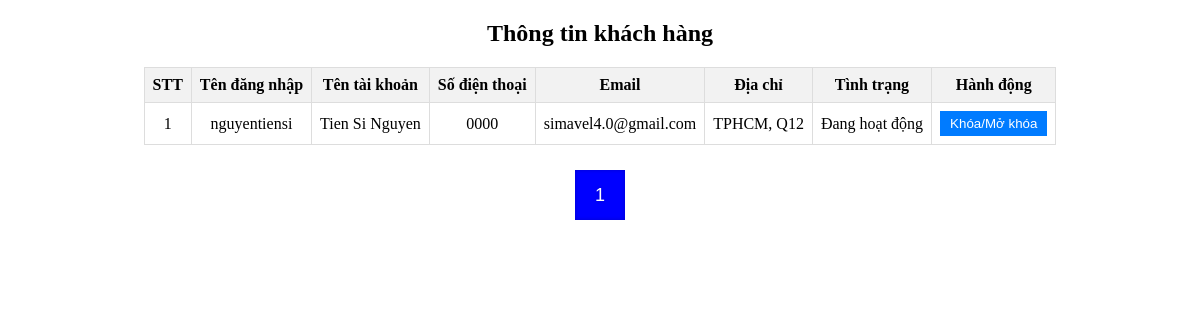
Screenshot of /admin/account.php with the database file from the repository.
### tables this page shows
CREATE TABLE `user` (
  `id` int(11) NOT NULL,
  `username` varchar(50) NOT NULL,
  `password` varchar(50) NOT NULL,
  `role` enum('customer','admin') NOT NULL,
  `name` varchar(255) DEFAULT NULL,
  `phone` varchar(10) DEFAULT NULL,
  `email` varchar(255) DEFAULT NULL,
  `address` varchar(255) DEFAULT NULL,
  `is_locked` tinyint(1) NOT NULL
);

### admin/account.php (the view, shortened to what this page needs)
<?php
$sql = "SELECT * FROM user WHERE role = 'customer'";
$result = mysqli_query($conn, $sql);
$accounts = [];
while ($row = mysqli_fetch_assoc($result)) {
    $accounts[] = $row;
}
$page_number = isset($_GET['index']) ? $_GET['index'] : 1;
$result_per_page = 6;
$start_from = ($page_number - 1) * $result_per_page;
$number_of_result = count($accounts);
$total_pages = ceil($number_of_result / $result_per_page);
$accounts = array_slice($accounts, $start_from, $result_per_page);
?>
<h2 style="margin: 20px; text-align: center">Thông tin khách hàng</h2>
<table>
    <thead>
        <tr>
            <th>STT</th>
            <th>Tên đăng nhập</th>
            <th>Tên tài khoản</th>
            <th>Số điện thoại</th>
            <th>Email</th>
            <th>Địa chỉ</th>
            <th>Tình trạng</th>
            <th>Hành động</th>
        </tr>
    </thead>
    <tbody>
        <?php foreach ($accounts as $index => $account) { ?>
            <tr>
                <td><?= $index + 1 ?></td>
                <td><?= $account['username'] ?></td>
                <td><?= $account['name'] ?></td>
                <td><?= $account['phone'] ?></td>
                <td><?= $account['email'] ?></td>
                <td><?= $account['address'] ?></td>
                <td><?= !($account['is_locked']) ? "Đang hoạt động" : "Đang khóa" ?></td>
                <td>
                    <a href="processAccount.php?id=<?= $account['id'] ?>"><button>Khóa/Mở khóa</button></a>
                </td>
            </tr>
        <?php } ?>
    </tbody>
</table>
<div id="pagination">
    <?php
    for ($i = 1; $i <= $total_pages; $i++) {
        echo "<a href='index.php?page=Taikhoan&index=" . $i . "'><button class='" . ($i == $page_number ? 'active' : '') . "'>$i</button></a>";
    }
    ?>
</div>

### admin/account.php (style rules this page uses)
table { border-collapse: collapse; margin: 20px auto; }
th, td { border: 1px solid #ddd; padding: 8px; text-align: center; }
th { background-color: #f2f2f2; }
td button { padding: 5px 10px; background-color: #007bff; color: white; border: none; cursor: pointer; }
#pagination { display: flex; flex-wrap: wrap; justify-content: center; align-items: center; }
#pagination button { width: 50px; height: 50px; appearance: none; border: none; outline: none; cursor: pointer; background-color: white; margin: 5px; transition: 0.4s; color: black; font-size: 18px; text-shadow: 0px 0px 4px rgba(0, 0, 0, 0.2); box-shadow: 0px 0px 4px rgba(0, 0, 0, 0.2); }
#pagination button.active { background-color: blue; color: white; box-shadow: inset 0px 0px 4px rgba(0, 0, 0, 0.2); }

### rows the page displays
user: username "nguyentiensi", name "Tien Si Nguyen", phone "0000", email "simavel4.0@gmail.com", address "TPHCM, Q12", is_locked "Đang hoạt động"
